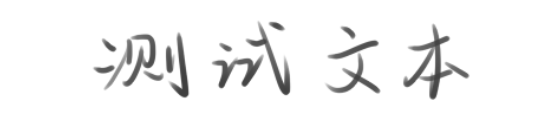
#> input picture imgs/demo.png, 548 x 119 px
$ python demo.py
#> lines starting #> are read from the running program, lines starting #| are printed output that depends on the picture
### augment.py
# -*- coding:utf-8 -*-
# Author: RubanSeven

# import cv2
import numpy as np
# from transform import get_perspective_transform, warp_perspective
from warp_mls import WarpMLS


def distort(src, segment):
    img_h, img_w = src.shape[:2]
    #长，宽
    cut = img_w // segment
    #根据所给的参数，将其分成几段，宽度除以segment
    thresh = cut // 3
    #节点的活动半径
    # thresh = img_h // segment // 3
    # thresh = img_h // 5

    src_pts = list()
    dst_pts = list()

    src_pts.append([0, 0])
    src_pts.append([img_w, 0])
    src_pts.append([img_w, img_h])
    src_pts.append([0, img_h])

    dst_pts.append([np.random.randint(thresh), np.random.randint(thresh)])
    dst_pts.append([img_w - np.random.randint(thresh), np.random.randint(thresh)])
    dst_pts.append([img_w - np.random.randint(thresh), img_h - np.random.randint(thresh)])
    dst_pts.append([np.random.randint(thresh), img_h - np.random.randint(thresh)])

    half_thresh = thresh * 0.5

    for cut_idx in np.arange(1, segment, 1):
        src_pts.append([cut * cut_idx, 0])
        src_pts.append([cut * cut_idx, img_h])
        dst_pts.append([cut * cut_idx + np.random.randint(thresh) - half_thresh,
                        np.random.randint(thresh) - half_thresh])
        dst_pts.append([cut * cut_idx + np.random.randint(thresh) - half_thresh,
                        img_h + np.random.randint(thresh) - half_thresh])

    trans = WarpMLS(src, src_pts, dst_pts, img_w, img_h)
    dst = trans.generate()

    return dst


def stretch(src, segment):
    img_h, img_w = src.shape[:2]
    # 长，宽
    cut = img_w // segment
    # 根据所给的参数，将其分成几段，宽度除以segment
    thresh = cut * 4 // 5
    # thresh = img_h // segment // 3
    # thresh = img_h // 5

    src_pts = list()
    dst_pts = list()

    src_pts.append([0, 0])
    src_pts.append([img_w, 0])
    src_pts.append([img_w, img_h])
    src_pts.append([0, img_h])

    dst_pts.append([0, 0])
    dst_pts.append([img_w, 0])
    dst_pts.append([img_w, img_h])
    dst_pts.append([0, img_h])

    half_thresh = thresh * 0.5

    for cut_idx in np.arange(1, segment, 1):
        move = np.random.randint(thresh) - half_thresh
        src_pts.append([cut * cut_idx, 0])
        src_pts.append([cut * cut_idx, img_h])
        dst_pts.append([cut * cut_idx + move, 0])
        dst_pts.append([cut * cut_idx + move, img_h])

    trans = WarpMLS(src, src_pts, dst_pts, img_w, img_h)
    dst = trans.generate()

    return dst


def perspective(src):
    img_h, img_w = src.shape[:2]
    # 长，宽
    thresh = img_h // 2
    # 根据所给的参数，将其分成几段，宽度除以segment
    src_pts = list()
    dst_pts = list()

    src_pts.append([0, 0])
    src_pts.append([img_w, 0])
    src_pts.append([img_w, img_h])
    src_pts.append([0, img_h])

    dst_pts.append([0, np.random.randint(thresh)])
    dst_pts.append([img_w, np.random.randint(thresh)])
    dst_pts.append([img_w, img_h - np.random.randint(thresh)])
    dst_pts.append([0, img_h - np.random.randint(thresh)])

    trans = WarpMLS(src, src_pts, dst_pts, img_w, img_h)
    dst = trans.generate()

    return dst

# def distort(src, segment):
#     img_h, img_w = src.shape[:2]
#     dst = np.zeros_like(src, dtype=np.uint8)
#
#     cut = img_w // segment
#     thresh = img_h // 8
#
#     src_pts = list()
#     # dst_pts = list()
#
#     src_pts.append([-np.random.randint(thresh), -np.random.randint(thresh)])
#     src_pts.append([-np.random.randint(thresh), img_h + np.random.randint(thresh)])
#
#     # dst_pts.append([0, 0])
#     # dst_pts.append([0, img_h])
#     dst_box = np.array([[0, 0], [0, img_h], [cut, 0], [cut, img_h]], dtype=np.float32)
#
#     half_thresh = thresh * 0.5
#
#     for cut_idx in np.arange(1, segment, 1):
#         src_pts.append([cut * cut_idx + np.random.randint(thresh) - half_thresh,
#                         np.random.randint(thresh) - half_thresh])
#         src_pts.append([cut * cut_idx + np.random.randint(thresh) - half_thresh,
#                         img_h + np.random.randint(thresh) - half_thresh])
#
#         # dst_pts.append([cut * i, 0])
#         # dst_pts.append([cut * i, img_h])
#
#         src_box = np.array(src_pts[-4:-2] + src_pts[-2:-1] + src_pts[-1:], dtype=np.float32)
#
#         # mat = cv2.getPerspectiveTransform(src_box, dst_box)
#         # print(mat)
#         # dst[:, cut * (cut_idx - 1):cut * cut_idx] = cv2.warpPerspective(src, mat, (cut, img_h))
#
#         mat = get_perspective_transform(dst_box, src_box)
#         dst[:, cut * (cut_idx - 1):cut * cut_idx] = warp_perspective(src, mat, (cut, img_h))
#         # print(mat)
#
#     src_pts.append([img_w + np.random.randint(thresh) - half_thresh,
#                     np.random.randint(thresh) - half_thresh])
#     src_pts.append([img_w + np.random.randint(thresh) - half_thresh,
#                     img_h + np.random.randint(thresh) - half_thresh])
#     src_box = np.array(src_pts[-4:-2] + src_pts[-2:-1] + src_pts[-1:], dtype=np.float32)
#
#     # mat = cv2.getPerspectiveTransform(src_box, dst_box)
#     # dst[:, cut * (segment - 1):] = cv2.warpPerspective(src, mat, (img_w - cut * (segment - 1), img_h))
#     mat = get_perspective_transform(dst_box, src_box)
#     dst[:, cut * (segment - 1):] = warp_perspective(src, mat, (img_w - cut * (segment - 1), img_h))
#
#     return dst

### warp_mls.py
# -*- coding:utf-8 -*-

import math

import numpy as np


class WarpMLS:
    #此类用来生成新的图片
    #calc_delta计算自身信息
    #gen_img逐像素处理，生成新的图片
    def __init__(self, src, src_pts, dst_pts, dst_w, dst_h, trans_ratio=1.):
        self.src = src
        self.src_pts = src_pts
        self.dst_pts = dst_pts
        self.pt_count = len(self.dst_pts)
        self.dst_w = dst_w
        self.dst_h = dst_h
        self.trans_ratio = trans_ratio
        self.grid_size = 100
        self.rdx = np.zeros((self.dst_h, self.dst_w))
        self.rdy = np.zeros((self.dst_h, self.dst_w))

    @staticmethod
    def __bilinear_interp(x, y, v11, v12, v21, v22):
        return (v11 * (1 - y) + v12 * y) * (1 - x) + (v21 * (1 - y) + v22 * y) * x
    #双线性插值
    def generate(self):
        self.calc_delta()
        return self.gen_img()

    def calc_delta(self):
        w = np.zeros(self.pt_count, dtype=np.float32)

        if self.pt_count < 2:
            return

        i = 0
        while 1:
            if self.dst_w <= i < self.dst_w + self.grid_size - 1:
                i = self.dst_w - 1
            elif i >= self.dst_w:
                break

            j = 0
            while 1:
                if self.dst_h <= j < self.dst_h + self.grid_size - 1:
                    j = self.dst_h - 1
                elif j >= self.dst_h:
                    break

                sw = 0
                swp = np.zeros(2, dtype=np.float32)
                swq = np.zeros(2, dtype=np.float32)
                new_pt = np.zeros(2, dtype=np.float32)
                cur_pt = np.array([i, j], dtype=np.float32)

                k = 0
                for k in range(self.pt_count):
                    if i == self.dst_pts[k][0] and j == self.dst_pts[k][1]:
                        break

                    w[k] = 1. / ((i - self.dst_pts[k][0]) * (i - self.dst_pts[k][0]) +
                                 (j - self.dst_pts[k][1]) * (j - self.dst_pts[k][1]))

                    sw += w[k]
                    swp = swp + w[k] * np.array(self.dst_pts[k])
                    swq = swq + w[k] * np.array(self.src_pts[k])

                if k == self.pt_count - 1:
                    pstar = 1 / sw * swp
                    qstar = 1 / sw * swq

                    miu_s = 0
                    for k in range(self.pt_count):
                        if i == self.dst_pts[k][0] and j == self.dst_pts[k][1]:
                            continue
                        pt_i = self.dst_pts[k] - pstar
                        miu_s += w[k] * np.sum(pt_i * pt_i)

                    cur_pt -= pstar
                    cur_pt_j = np.array([-cur_pt[1], cur_pt[0]])

                    for k in range(self.pt_count):
                        if i == self.dst_pts[k][0] and j == self.dst_pts[k][1]:
                            continue

                        pt_i = self.dst_pts[k] - pstar
                        pt_j = np.array([-pt_i[1], pt_i[0]])

                        tmp_pt = np.zeros(2, dtype=np.float32)
                        tmp_pt[0] = np.sum(pt_i * cur_pt) * self.src_pts[k][0] - \
                                    np.sum(pt_j * cur_pt) * self.src_pts[k][1]
                        tmp_pt[1] = -np.sum(pt_i * cur_pt_j) * self.src_pts[k][0] + \
                                    np.sum(pt_j * cur_pt_j) * self.src_pts[k][1]
                        tmp_pt *= (w[k] / miu_s)
                        new_pt += tmp_pt

                    new_pt += qstar
                else:
                    new_pt = self.src_pts[k]

                self.rdx[j, i] = new_pt[0] - i
                self.rdy[j, i] = new_pt[1] - j

                j += self.grid_size
            i += self.grid_size

    def gen_img(self):
        src_h, src_w = self.src.shape[:2]
        dst = np.zeros_like(self.src, dtype=np.float32)

        for i in np.arange(0, self.dst_h, self.grid_size):
            for j in np.arange(0, self.dst_w, self.grid_size):
                ni = i + self.grid_size
                nj = j + self.grid_size
                w = h = self.grid_size
                if ni >= self.dst_h:
                    ni = self.dst_h - 1
                    h = ni - i + 1
                if nj >= self.dst_w:
                    nj = self.dst_w - 1
                    w = nj - j + 1

                di = np.reshape(np.arange(h), (-1, 1))
                dj = np.reshape(np.arange(w), (1, -1))
                delta_x = self.__bilinear_interp(di / h, dj / w,
                                                 self.rdx[i, j], self.rdx[i, nj],
                                                 self.rdx[ni, j], self.rdx[ni, nj])
                delta_y = self.__bilinear_interp(di / h, dj / w,
                                                 self.rdy[i, j], self.rdy[i, nj],
                                                 self.rdy[ni, j], self.rdy[ni, nj])
                nx = j + dj + delta_x * self.trans_ratio
                ny = i + di + delta_y * self.trans_ratio
                nx = np.clip(nx, 0, src_w - 1)
                ny = np.clip(ny, 0, src_h - 1)
                nxi = np.array(np.floor(nx), dtype=np.int32)
                nyi = np.array(np.floor(ny), dtype=np.int32)
                nxi1 = np.array(np.ceil(nx), dtype=np.int32)
                nyi1 = np.array(np.ceil(ny), dtype=np.int32)

                if len(self.src.shape) == 3:
                    x = np.tile(np.expand_dims(ny - nyi, axis=-1), (1, 1, 3))
                    y = np.tile(np.expand_dims(nx - nxi, axis=-1), (1, 1, 3))
                else:
                    x = ny - nyi
                    y = nx - nxi
                dst[i:i + h, j:j + w] = self.__bilinear_interp(x,
                                                               y,
                                                               self.src[nyi, nxi],
                                                               self.src[nyi, nxi1],
                                                               self.src[nyi1, nxi],
                                                               self.src[nyi1, nxi1]
                                                               )

                # for di in range(h):
                #     for dj in range(w):
                #         # print(ni, nj, i, j)
                #         delta_x = self.__bilinear_interp(di / h, dj / w, self.rdx[i, j], self.rdx[i, nj],
                #                                          self.rdx[ni, j], self.rdx[ni, nj])
                #         delta_y = self.__bilinear_interp(di / h, dj / w, self.rdy[i, j], self.rdy[i, nj],
                #                                          self.rdy[ni, j], self.rdy[ni, nj])
                #         nx = j + dj + delta_x * self.trans_ratio
                #         ny = i + di + delta_y * self.trans_ratio
                #         nx = min(src_w - 1, max(0, nx))
                #         ny = min(src_h - 1, max(0, ny))
                #         nxi = int(nx)
                #         nyi = int(ny)
                #         nxi1 = math.ceil(nx)
                #         nyi1 = math.ceil(ny)
                #
                #         dst[i + di, j + dj] = self.__bilinear_interp(ny - nyi, nx - nxi,
                #                                                      self.src[nyi, nxi],
                #                                                      self.src[nyi, nxi1],
                #                                                      self.src[nyi1, nxi],
                #                                                      self.src[nyi1, nxi1]
                #                                                      )

        dst = np.clip(dst, 0, 255)
        dst = np.array(dst, dtype=np.uint8)

        return dst

### demo.py
# -*- coding:utf-8 -*-
# Author: RubanSeven

import cv2
import imageio
from augment import distort, stretch, perspective


def create_gif(image_list, gif_name, duration=0.1):
    frames = []
    for image in image_list:
        frames.append(image)
    imageio.mimsave(gif_name, frames, 'GIF', duration=duration)
    return


if __name__ == '__main__':
    #入口
    #输入为demo.png图片
    #输出为三种形式增强后的图片
    im = cv2.imread("imgs/demo.png")
#> im is the input picture: shape (119, 548, 3); min 63, max 255, mean 242.9
    im = cv2.resize(im, (200, 64))
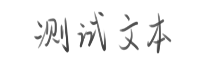
#> im: shape (64, 200, 3); min 63, max 255, mean 242.9
    cv2.imshow("im_CV", im)
    distort_img_list = list()
    stretch_img_list = list()
    perspective_img_list = list()
    for i in range(12):
        distort_img = distort(im, 4)
        distort_img_list.append(distort_img)
        cv2.imshow("distort_img", distort_img)

        stretch_img = stretch(im, 4)
        cv2.imshow("stretch_img", stretch_img)
        stretch_img_list.append(stretch_img)

        perspective_img = perspective(im)
        cv2.imshow("perspective_img", perspective_img)
        perspective_img_list.append(perspective_img)
        cv2.waitKey(400)
#> this loop made 12 passes
#> pass 1, in gen_img, `dst = np.clip(dst, 0, 255)`:
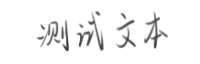
#> dst: shape (64, 200, 3) float32; min 63.37, max 255, mean 244.4
#> pass 1, in gen_img (call 2), `dst = np.clip(dst, 0, 255)`:
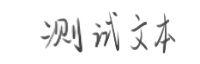
#> dst: shape (64, 200, 3) float32; min 63, max 255, mean 243
#> after the loop, distort_img_list = 12 items; perspective_img_list = 12 items; stretch_img_list = 12 items

    create_gif(distort_img_list, r'imgs/distort.gif')
#> the loop in create_gif, `for image in image_list:` made 12 passes
    create_gif(stretch_img_list, r'imgs/stretch.gif')
#> the loop in create_gif (call 2), `for image in image_list:` made 12 passes
    create_gif(perspective_img_list, r'imgs/perspective.gif')
